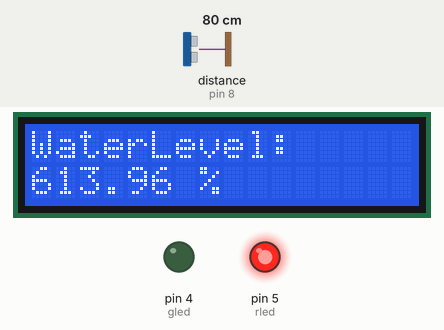
This sketch was run on a simulated Arduino Uno, built with avr-gcc and run on an emulated ATmega328P. On the bench: 16×2 character LCD, output pins drawn as LEDs (lit = HIGH). Wiring (inferred from the names in the program): ultrasonic range finder: trigger pin 7; echo pin 8. The test bench sets the inputs (shaded band); at power-on: distance to the obstacle (sensor on pin 8) 80 cm. The echo pulse lasts 58.3 µs per cm; pins used as bus, display or sensor lines are not drawn.

Above: at 1.2 s.
1.3 s: distance to the obstacle (sensor on pin 8) set to 18 cm
At 3.8 s:
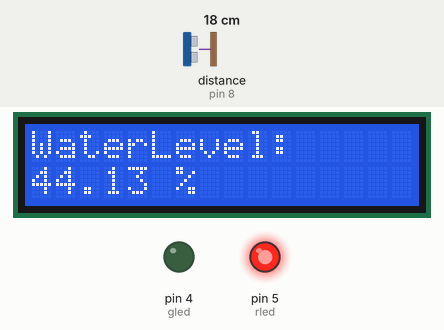
4.0 s: distance to the obstacle (sensor on pin 8) set to 2 cm
At 6.4 s:
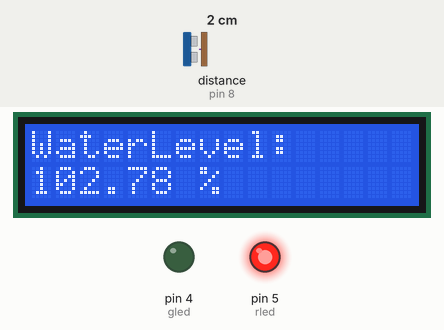
6.6 s: distance to the obstacle (sensor on pin 8) set to 4 cm
At 8.2 s:
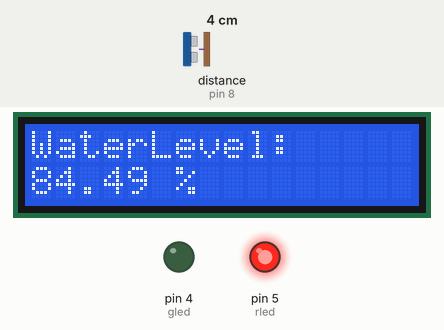
Timing chart, 0 to 9.7 s (numbered marks = the images above; inputs shaded):
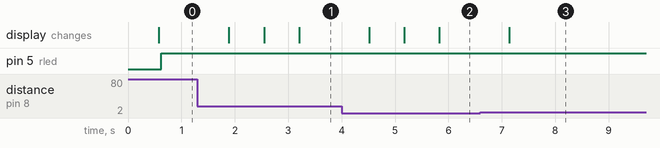

Measured:
- after the input at 1.3 s, the display: changes after 0.59 s (image 1)
- after the input at 4.0 s, the display: changes after 0.52 s (image 2)
- after the input at 6.6 s, the display: changes after 0.54 s (image 3)

The sketch:

Final.ino
```cpp
#include <stdlib.h>
#include <LiquidCrystal.h>

int rs=2;
int e=3;
int d4=12,d5=11,d6=10,d7=9;
int gled=4;
int rled=5;
int trigpin=7;
int echopin=8;
double distance;
double duration;
double empty_dis=12.88;
double full_dis=2.00;
double percent_filled;
double diff=empty_dis-full_dis;
LiquidCrystal lcd(rs,e,d4,d5,d6,d7);

void GetDistance(){
  digitalWrite(trigpin,LOW);
  delayMicroseconds(2);
  digitalWrite(trigpin,HIGH);
  delayMicroseconds(10);
  digitalWrite(trigpin,LOW);
  duration=pulseIn(echopin,HIGH);
  distance=(duration*(0.0343))/2;
  distance=fabs(distance-empty_dis);
  delay(500);
  }

void GetPercent(){
percent_filled=(distance/diff)*100;
}

void PrintPercent(){
  lcd.clear();
  lcd.setCursor(0,0);
  lcd.print("WaterLevel:");
  lcd.setCursor(0,1);
  lcd.print(percent_filled);
  lcd.print(" %");
  }


void setup() {
  // put your setup code here, to run once:
  Serial.begin(115200);
  pinMode(trigpin,OUTPUT);
  pinMode(echopin,INPUT);
  pinMode(rled,OUTPUT);
  pinMode(gled,OUTPUT);
  digitalWrite(gled,LOW);
  digitalWrite(rled,LOW);
  lcd.begin(16,2);
  lcd.setCursor(0,0);
  }

void loop() {
  // put your main code here, to run repeatedly:

  GetDistance();
  GetPercent();
  PrintPercent();
  delay(50);

 if((percent_filled)<25){
    digitalWrite(rled,LOW);
    delay(50);
    digitalWrite(gled,HIGH);
    delay(50);
      while(1){
      GetDistance();
      GetPercent();
      PrintPercent();
      delay(50);
        if((percent_filled)>90){
          digitalWrite(gled,LOW);
          delay(50);
          digitalWrite(rled,HIGH);
          delay(50);
          break;
        }
      }
  }else if(percent_filled>25){
    digitalWrite(rled,HIGH);
    delay(50);
 }
  delay(50);
}
```
